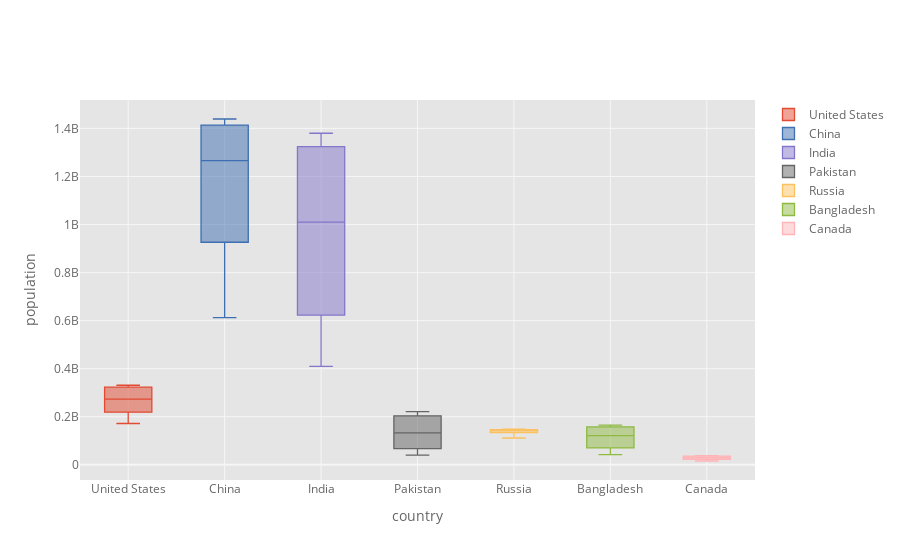

Notebook source saved alongside this figure:
### Code cell
df_pivot.iplot(kind='box', xTitle='country', yTitle='population')

### Figure 1 — Plotly figure (JSON) as saved in the notebook; plotly's stock layout.template omitted (floating-point values rounded to 4 significant figures)
{"data": [{"boxpoints": false, "line": {"width": 1.3}, "marker": {"color": "rgba(226, 74, 51, 1.0)"}, "name": "United States", "orientation": "v", "type": "box", "y": [171685336, 186720571, 199733676, 209513341, 219081251, 229476354, 240499825, 252120309, 265163745, 281710909, 294993511, 309011475, 320878310, 323015995, 325084756, 327096265, 329064917, 331002651]}, {"boxpoints": false, "line": {"width": 1.3}, "marker": {"color": "rgba(62, 111, 176, 1.0)"}, "name": "China", "orientation": "v", "type": "box", "y": [612241554, 660408056, 724218968, 827601394, 926240885, 1000089235, 1075589361, 1176883674, 1240920535, 1290550765, 1330776380, 1368810615, 1406847870, 1414049351, 1421021791, 1427647786, 1433783686, 1439323776]}, {"boxpoints": false, "line": {"width": 1.3}, "marker": {"color": "rgba(132, 118, 202, 1.0)"}, "name": "India", "orientation": "v", "type": "box", "y": [409880595, 450547679, 499123324, 555189792, 623102897, 698952844, 784360008, 873277798, 963922588, 1056575549, 1147609927, 1234281170, 1310152403, 1324517249, 1338676785, 1352642280, 1366417754, 1380004385]}, {"boxpoints": false, "line": {"width": 1.3}, "marker": {"color": "rgba(101, 101, 101, 1.0)"}, "name": "Pakistan", "orientation": "v", "type": "box", "y": [40488030, 44988690, 50917975, 58142060, 66816877, 78054343, 92191510, 107647921, 123776839, 142343578, 160304008, 179424641, 199426964, 203631353, 207906209, 212228286, 216565318, 220892340]}, {"boxpoints": false, "line": {"width": 1.3}, "marker": {"color": "rgba(251, 193, 94, 1.0)"}, "name": "Russia", "orientation": "v", "type": "box", "y": [111355300, 119871700, 126503736, 130148653, 133804858, 138053150, 142957284, 147531561, 148227466, 146404903, 143672116, 143479274, 144985057, 145275383, 145530082, 145734038, 145872256, 145934462]}, {"boxpoints": false, "line": {"width": 1.3}, "marker": {"color": "rgba(142, 186, 66, 1.0)"}, "name": "Bangladesh", "orientation": "v", "type": "box", "y": [42086301, 48013504, 55385112, 64232482, 70066301, 79639491, 90764183, 103171956, 115169930, 127657854, 139035505, 147575430, 156256276, 157977153, 159685424, 161376708, 163046161, 164689383]}, {"boxpoints": false, "line": {"width": 1.3}, "marker": {"color": "rgba(255, 181, 184, 1.0)"}, "name": "Canada", "orientation": "v", "type": "box", "y": [15673763, 17847405, 19627980, 21374326, 23059265, 24416886, 25744810, 27541319, 29164152, 30588383, 32164309, 34147564, 36026676, 36382944, 36732095, 37074562, 37411047, 37742154]}], "layout": {"legend": {"bgcolor": "#FFFFFF", "font": {"color": "#666666"}}, "paper_bgcolor": "#FFFFFF", "plot_bgcolor": "#E5E5E5", "title": {"font": {"color": "#151516"}}, "xaxis": {"gridcolor": "#F6F6F6", "showgrid": true, "tickfont": {"color": "#666666"}, "title": {"font": {"color": "#666666"}, "text": "country"}, "zerolinecolor": "#F6F6F6"}, "yaxis": {"gridcolor": "#F6F6F6", "showgrid": true, "tickfont": {"color": "#666666"}, "title": {"font": {"color": "#666666"}, "text": "population"}, "zerolinecolor": "#F6F6F6"}}}
